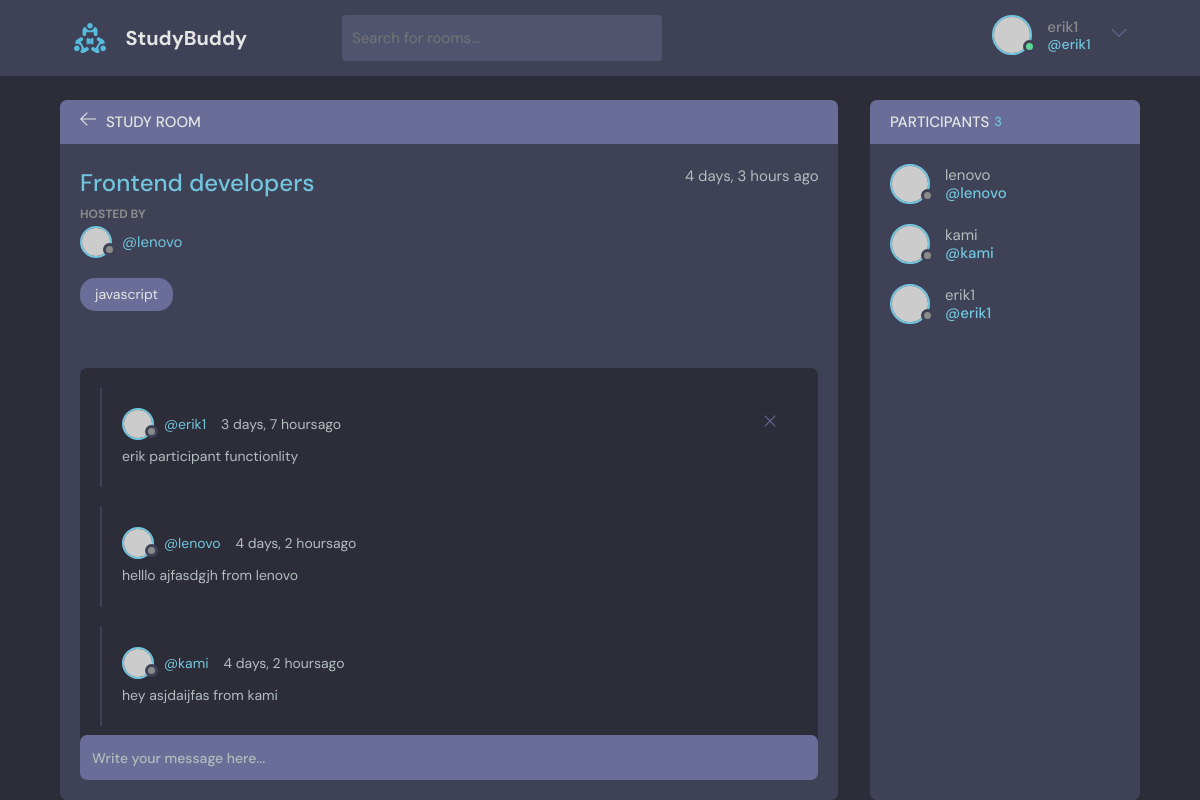
/room/2 (signed in), run on the app's committed database.
### base/models.py (models this page shows, shortened)
class Room(models.Model):
    host = models.ForeignKey(User,on_delete=models.CASCADE,null=True)
    topic = models.ForeignKey(Topic,on_delete=models.CASCADE,null=True)
    name = models.CharField(max_length=200)
    participants = models.ManyToManyField(User,related_name="participants",blank=True)
    description = models.TextField(null=True,blank=True)
    updated = models.DateTimeField(auto_now=True)
    created = models.DateTimeField(auto_now_add=True)
    class Meta:
        ordering = ['-updated','-created']

class Topic(models.Model):
    name = models.CharField(max_length=20)
    def __str__(self) -> str:
        return self.name

class Message(models.Model):
    user = models.ForeignKey(User,on_delete=models.CASCADE)
    room = models.ForeignKey(Room,on_delete=models.CASCADE)
    body = models.TextField()
    updated = models.DateTimeField(auto_now=True)
    created = models.DateTimeField(auto_now_add=True)

### base/views.py (the view, shortened to what this page needs)
# urls.py: path("room/<str:pk>",views.room,name='room'),
@login_required(login_url="Login")
def room(request,pk):
    room = Room.objects.get(id=pk)
    room_messages = room.message_set.all().order_by("-created")
    participants = room.participants.all()
    context = {"room":room,'room_messages':room_messages,"participants":participants}
    return render(request,"base/room.html",context)

### base/templates/base/room.html (shortened to what this page needs)
{% extends 'main.html' %}
{% block content %}
    <main class="profile-page layout layout--2">
      <div class="container">
        <div class="room">
          <div class="room__top">
            <div class="room__topLeft">
              <a href="{% url 'home' %}">
                <svg version="1.1" xmlns="http://www.w3.org/2000/svg" width="32" height="32" viewBox="0 0 32 32">
                  <title>arrow-left</title>
                  <path
                    d="M13.723 2.286l-13.723 13.714 13.719 13.714 1.616-1.611-10.96-10.96h27.625v-2.286h-27.625l10.965-10.965-1.616-1.607z"
                  ></path>
                </svg>
              </a>
              <h3>Study Room</h3>
            </div>
          </div>
          <div class="room__box scroll">
            <div class="room__header scroll">
              <div class="room__info">
                <h3>{{room.name}}</h3>
                <span>{{room.created|timesince}} ago</span>
              </div>
              <div class="room__hosted">
                <p>Hosted By</p>
                <a href="#" class="room__author">
                  <div class="avatar avatar--small">
                    <img src="https://randomuser.me/api/portraits/men/37.jpg" />
                  </div>
                  <span>@{{room.host.username}}</span>
                </a>
              </div>
              <span class="room__topics">{{room.topic}}</span>
            </div>
            <div class="room__conversation">
              <div class="threads scroll">
                {% for message in room_messages %}
                <div class="thread">
                  <div class="thread__top">
                    <div class="thread__author">
                      <a href="{% url 'user-profile' message.user.id %}" class="thread__authorInfo">
                        <div class="avatar avatar--small">
                          <img src="https://randomuser.me/api/portraits/men/37.jpg" />
                        </div>
                        <span>@{{message.user.username}}</span>
                      </a>
                      <span class="thread__date">{{message.created|timesince}}ago</span>
                    </div>
                    {% if request.user == message.user %}
                  <a href="{% url 'delete-message' message.id %}">
                      <div class="thread__delete">
                        <svg version="1.1" xmlns="http://www.w3.org/2000/svg" width="32" height="32" viewBox="0 0 32 32">
                          <title>remove</title>
                          <path
                            d="M27.314 6.019l-1.333-1.333-9.98 9.981-9.981-9.981-1.333 1.333 9.981 9.981-9.981 9.98 1.333 1.333 9.981-9.98 9.98 9.98 1.333-1.333-9.98-9.98 9.98-9.981z"
                          ></path>
                        </svg>
                      </div>
                  </a>
                    {% endif %}
                  </div>
                  <div class="thread__details">
                    {{ message.body }}
                  </div>
                </div>
                {% endfor %}
              </div>
            </div>
          </div>
          <div class="room__message">
            <form action="" method="POST">
              <input name="body" placeholder="Write your message here..." />
            </form>
          </div>
        </div>
        <div class="participants">
          <h3 class="participants__top">Participants <span>{{ participants.count }}</span></h3>
          <div class="participants__list scroll">
            {% for user in participants %}
            <a href="{% url 'user-profile' user.id %}" class="participant">
              <div class="avatar avatar--medium">
                <img src="https://randomuser.me/api/portraits/men/37.jpg" />
              </div>
              <p>
                {{user.username}}
                <span>@{{user.username}}</span>
              </p>
            </a>
            {% endfor %}
          </div>
        </div>
      </div>
    </main>
  {% endblock %}

### templates/navbar.html (shortened to what this page needs)
{% load static %}
<header class="header header--loggedIn">
    <div class="container">
      <a href="/" class="header__logo">
        <img src="{% static 'images/logo.svg'%}" />
        <h1>StudyBuddy</h1>
      </a>
      <form class="header__search" action="{% url 'home' %}" method="GET">
        <label>
          <input type="text" name="q"  placeholder="Search for rooms..." />
        </label>
      </form>
      <nav class="header__menu">
        {% if request.user.is_authenticated %}
        <div class="header__user">
          <a href="{% url 'update-user' %}">
            <div class="avatar avatar--medium active">
              <img src="https://randomuser.me/api/portraits/men/37.jpg" />
            </div>
            <p>{{request.user.username}} <span>@{{request.user.username}}</span></p>
          </a>
          <button class="dropdown-button">
            <svg version="1.1" xmlns="http://www.w3.org/2000/svg" width="32" height="32" viewBox="0 0 32 32">
              <title>chevron-down</title>
              <path d="M16 21l-13-13h-3l16 16 16-16h-3l-13 13z"></path>
            </svg>
          </button>
        </div>
        {% else %}
        <a href="{% url 'Login' %}">
          <img src="{% static 'images/avatar.svg'%}" />
          <p>Login</p>
        </a>
        {% endif %}
      </nav>
    </div>
  </header>

### data on the page
Room: name "Frontend developers", created "4 days, 3 hours", host.username "lenovo", topic "javascript"
Message: user.username "erik1", created "3 days, 7 hours", body "erik participant functionlity"
Message: user.username "lenovo", created "4 days, 2 hours", body "helllo ajfasdgjh from lenovo"
Message: user.username "kami", created "4 days, 2 hours", body "hey asjdaijfas from kami"

### other printed values
{{ request.user.username }} "erik1"
{{ participants.count }} "3"
{{ user.username }} "lenovo"
{{ user.username }} "kami"
{{ user.username }} "erik1"
